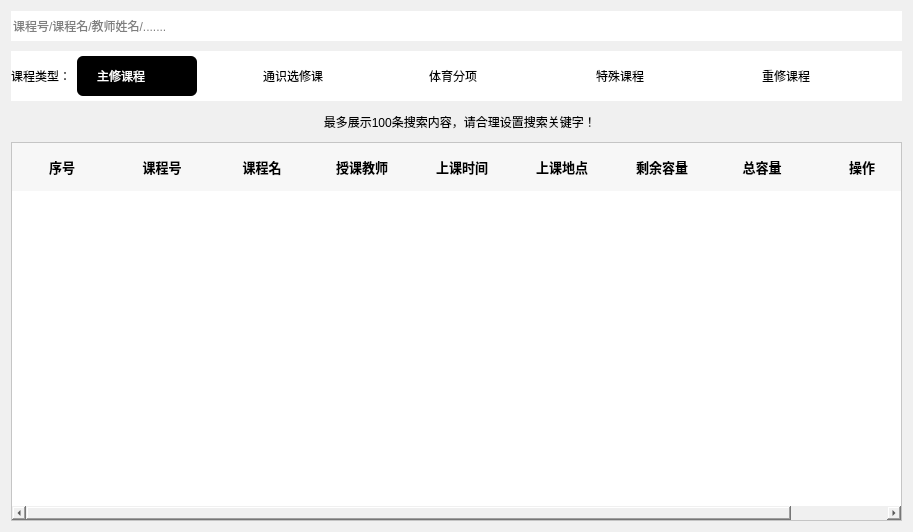
<?xml version="1.0" encoding="UTF-8"?>
<ui version="4.0">
 <class>AddPage</class>
 <widget class="QWidget" name="AddPage">
  <property name="geometry">
   <rect>
    <x>0</x>
    <y>0</y>
    <width>913</width>
    <height>532</height>
   </rect>
  </property>
  <property name="windowTitle">
   <string>Form</string>
  </property>
  <property name="styleSheet">
   <string notr="true">background-color: rgb(240, 240, 240);</string>
  </property>
  <layout class="QVBoxLayout" name="verticalLayout_2">
   <item>
    <layout class="QVBoxLayout" name="verticalLayout">
     <property name="spacing">
      <number>10</number>
     </property>
     <item>
      <widget class="QWidget" name="searchBox" native="true">
       <property name="minimumSize">
        <size>
         <width>0</width>
         <height>30</height>
        </size>
       </property>
       <property name="maximumSize">
        <size>
         <width>16777215</width>
         <height>30</height>
        </size>
       </property>
       <layout class="QHBoxLayout" name="horizontalLayout_3">
        <property name="leftMargin">
         <number>0</number>
        </property>
        <property name="topMargin">
         <number>0</number>
        </property>
        <property name="rightMargin">
         <number>0</number>
        </property>
        <property name="bottomMargin">
         <number>0</number>
        </property>
        <item>
         <layout class="QHBoxLayout" name="horizontalLayout_2">
          <property name="spacing">
           <number>0</number>
          </property>
          <property name="bottomMargin">
           <number>10</number>
          </property>
          <item alignment="Qt::AlignTop">
           <widget class="QLineEdit" name="context">
            <property name="minimumSize">
             <size>
              <width>0</width>
              <height>30</height>
             </size>
            </property>
            <property name="styleSheet">
             <string notr="true">border:none;
background-color: rgb(255, 255, 255);</string>
            </property>
            <property name="placeholderText">
             <string>课程号/课程名/教师姓名/.......</string>
            </property>
           </widget>
          </item>
          <item>
           <widget class="QToolButton" name="search">
            <property name="minimumSize">
             <size>
              <width>30</width>
              <height>30</height>
             </size>
            </property>
            <property name="maximumSize">
             <size>
              <width>30</width>
              <height>30</height>
             </size>
            </property>
            <property name="cursor">
             <cursorShape>PointingHandCursor</cursorShape>
            </property>
            <property name="styleSheet">
             <string notr="true">background-color: rgb(255, 255, 255);
border: none;</string>
            </property>
            <property name="text">
             <string/>
            </property>
            <property name="icon">
             <iconset resource="../../resource.qrc">
              <normaloff>:/icons/icons/add_page/search.png</normaloff>:/icons/icons/add_page/search.png</iconset>
            </property>
            <property name="iconSize">
             <size>
              <width>30</width>
              <height>30</height>
             </size>
            </property>
           </widget>
          </item>
         </layout>
        </item>
       </layout>
      </widget>
     </item>
     <item>
      <widget class="QWidget" name="RWLX" native="true">
       <property name="minimumSize">
        <size>
         <width>0</width>
         <height>50</height>
        </size>
       </property>
       <property name="maximumSize">
        <size>
         <width>16777215</width>
         <height>50</height>
        </size>
       </property>
       <property name="styleSheet">
        <string notr="true">background-color: rgb(255, 255, 255);</string>
       </property>
       <layout class="QHBoxLayout" name="horizontalLayout_4">
        <property name="leftMargin">
         <number>0</number>
        </property>
        <property name="topMargin">
         <number>0</number>
        </property>
        <property name="rightMargin">
         <number>0</number>
        </property>
        <property name="bottomMargin">
         <number>0</number>
        </property>
        <item>
         <layout class="QHBoxLayout" name="horizontalLayout">
          <item>
           <widget class="QLabel" name="label">
            <property name="sizePolicy">
             <sizepolicy hsizetype="Maximum" vsizetype="Preferred">
              <horstretch>0</horstretch>
              <verstretch>0</verstretch>
             </sizepolicy>
            </property>
            <property name="text">
             <string>课程类型：</string>
            </property>
           </widget>
          </item>
          <item alignment="Qt::AlignVCenter">
           <widget class="QRadioButton" name="b01">
            <property name="minimumSize">
             <size>
              <width>120</width>
              <height>40</height>
             </size>
            </property>
            <property name="maximumSize">
             <size>
              <width>120</width>
              <height>40</height>
             </size>
            </property>
            <property name="cursor">
             <cursorShape>PointingHandCursor</cursorShape>
            </property>
            <property name="styleSheet">
             <string notr="true">#b01{	
	
	background-color: rgba(255, 255, 255, 0);
	color :rgb(0,0,0);
	text-align: right;
	
}


#b01::indicator {
   
	height: 1px;
	
	background-color: rgba(255, 255, 255, 0);
	
}

#b01:hover{
	border: 3px solid rgb(0,0,0);
	border-radius: 6px;
	
	
}

#b01:checked{
	border-radius: 6px;
	background-color: rgb(0,0,0);
	color: rgb(255,255,255);
}</string>
            </property>
            <property name="text">
             <string comment="4">主修课程</string>
            </property>
            <property name="icon">
             <iconset resource="../../resource.qrc">
              <normaloff>:/icons/icons/add_page/zhuxiu_light.png</normaloff>:/icons/icons/add_page/zhuxiu_light.png</iconset>
            </property>
            <property name="iconSize">
             <size>
              <width>20</width>
              <height>20</height>
             </size>
            </property>
            <property name="checked">
             <bool>true</bool>
            </property>
           </widget>
          </item>
          <item>
           <spacer name="horizontalSpacer">
            <property name="orientation">
             <enum>Qt::Horizontal</enum>
            </property>
            <property name="sizeHint" stdset="0">
             <size>
              <width>0</width>
              <height>20</height>
             </size>
            </property>
           </spacer>
          </item>
          <item>
           <widget class="QRadioButton" name="b10">
            <property name="minimumSize">
             <size>
              <width>120</width>
              <height>40</height>
             </size>
            </property>
            <property name="maximumSize">
             <size>
              <width>120</width>
              <height>40</height>
             </size>
            </property>
            <property name="cursor">
             <cursorShape>PointingHandCursor</cursorShape>
            </property>
            <property name="styleSheet">
             <string notr="true">#b10{	
	
	background-color: rgba(255, 255, 255, 0);
	color :rgb(0,0,0);
	text-align: right;
	
}


#b10::indicator {
   
	height: 1px;
	
	background-color: rgba(255, 255, 255, 0);
	
}

#b10:hover{
	border: 3px solid rgb(0,0,0);
	border-radius: 6px;
	
	
}

#b10:checked{
	border-radius: 6px;
	background-color: rgb(0,0,0);
	color: rgb(255,255,255);
}</string>
            </property>
            <property name="text">
             <string>通识选修课</string>
            </property>
            <property name="icon">
             <iconset resource="../../resource.qrc">
              <normaloff>:/icons/icons/add_page/tongshi_dark.png</normaloff>:/icons/icons/add_page/tongshi_dark.png</iconset>
            </property>
            <property name="iconSize">
             <size>
              <width>20</width>
              <height>20</height>
             </size>
            </property>
           </widget>
          </item>
          <item>
           <spacer name="horizontalSpacer_2">
            <property name="orientation">
             <enum>Qt::Horizontal</enum>
            </property>
            <property name="sizeHint" stdset="0">
             <size>
              <width>0</width>
              <height>20</height>
             </size>
            </property>
           </spacer>
          </item>
          <item>
           <widget class="QRadioButton" name="b05">
            <property name="minimumSize">
             <size>
              <width>120</width>
              <height>40</height>
             </size>
            </property>
            <property name="maximumSize">
             <size>
              <width>120</width>
              <height>40</height>
             </size>
            </property>
            <property name="cursor">
             <cursorShape>PointingHandCursor</cursorShape>
            </property>
            <property name="styleSheet">
             <string notr="true">#b05{	
	
	background-color: rgba(255, 255, 255, 0);
	color :rgb(0,0,0);
	text-align: right;
	
}


#b05::indicator {
   
	height: 1px;
	
	background-color: rgba(255, 255, 255, 0);
	
}

#b05:hover{
	border: 3px solid rgb(0,0,0);
	border-radius: 6px;
	
	
}

#b05:checked{
	border-radius: 6px;
	background-color: rgb(0,0,0);
	color: rgb(255,255,255);
}</string>
            </property>
            <property name="text">
             <string>体育分项</string>
            </property>
            <property name="icon">
             <iconset resource="../../resource.qrc">
              <normaloff>:/icons/icons/add_page/PE_dark.png</normaloff>:/icons/icons/add_page/PE_dark.png</iconset>
            </property>
            <property name="iconSize">
             <size>
              <width>23</width>
              <height>23</height>
             </size>
            </property>
           </widget>
          </item>
          <item>
           <spacer name="horizontalSpacer_3">
            <property name="orientation">
             <enum>Qt::Horizontal</enum>
            </property>
            <property name="sizeHint" stdset="0">
             <size>
              <width>0</width>
              <height>20</height>
             </size>
            </property>
           </spacer>
          </item>
          <item>
           <widget class="QRadioButton" name="b09">
            <property name="minimumSize">
             <size>
              <width>120</width>
              <height>40</height>
             </size>
            </property>
            <property name="maximumSize">
             <size>
              <width>120</width>
              <height>40</height>
             </size>
            </property>
            <property name="cursor">
             <cursorShape>PointingHandCursor</cursorShape>
            </property>
            <property name="styleSheet">
             <string notr="true">#b09{	
	
	background-color: rgba(255, 255, 255, 0);
	color :rgb(0,0,0);
	text-align: right;
	
}


#b09::indicator {
   
	height: 1px;
	
	background-color: rgba(255, 255, 255, 0);
	
}

#b09:hover{
	border: 3px solid rgb(0,0,0);
	border-radius: 6px;
	
	
}

#b09:checked{
	border-radius: 6px;
	background-color: rgb(0,0,0);
	color: rgb(255,255,255);
}</string>
            </property>
            <property name="text">
             <string>特殊课程</string>
            </property>
            <property name="icon">
             <iconset resource="../../resource.qrc">
              <normaloff>:/icons/icons/add_page/special_dark.png</normaloff>:/icons/icons/add_page/special_dark.png</iconset>
            </property>
            <property name="iconSize">
             <size>
              <width>25</width>
              <height>25</height>
             </size>
            </property>
           </widget>
          </item>
          <item>
           <spacer name="horizontalSpacer_4">
            <property name="orientation">
             <enum>Qt::Horizontal</enum>
            </property>
            <property name="sizeHint" stdset="0">
             <size>
              <width>0</width>
              <height>20</height>
             </size>
            </property>
           </spacer>
          </item>
          <item>
           <widget class="QRadioButton" name="b08">
            <property name="minimumSize">
             <size>
              <width>120</width>
              <height>40</height>
             </size>
            </property>
            <property name="maximumSize">
             <size>
              <width>120</width>
              <height>40</height>
             </size>
            </property>
            <property name="cursor">
             <cursorShape>PointingHandCursor</cursorShape>
            </property>
            <property name="styleSheet">
             <string notr="true">#b08{	
	
	background-color: rgba(255, 255, 255, 0);
	color :rgb(0,0,0);
	text-align: right;
	
}


#b08::indicator {
   
	height: 1px;
	
	background-color: rgba(255, 255, 255, 0);
	
}

#b08:hover{
	border: 3px solid rgb(0,0,0);
	border-radius: 6px;
	
	
}

#b08:checked{
	border-radius: 6px;
	background-color: rgb(0,0,0);
	color: rgb(255,255,255);
}</string>
            </property>
            <property name="text">
             <string>重修课程</string>
            </property>
            <property name="icon">
             <iconset resource="../../resource.qrc">
              <normaloff>:/icons/icons/add_page/chongxiu_dark.png</normaloff>:/icons/icons/add_page/chongxiu_dark.png</iconset>
            </property>
            <property name="iconSize">
             <size>
              <width>20</width>
              <height>20</height>
             </size>
            </property>
           </widget>
          </item>
          <item>
           <spacer name="horizontalSpacer_5">
            <property name="orientation">
             <enum>Qt::Horizontal</enum>
            </property>
            <property name="sizeHint" stdset="0">
             <size>
              <width>40</width>
              <height>20</height>
             </size>
            </property>
           </spacer>
          </item>
         </layout>
        </item>
       </layout>
      </widget>
     </item>
     <item>
      <widget class="QToolButton" name="info">
       <property name="sizePolicy">
        <sizepolicy hsizetype="Minimum" vsizetype="Fixed">
         <horstretch>0</horstretch>
         <verstretch>0</verstretch>
        </sizepolicy>
       </property>
       <property name="styleSheet">
        <string notr="true">border: none</string>
       </property>
       <property name="text">
        <string>  最多展示100条搜索内容，请合理设置搜索关键字！</string>
       </property>
       <property name="icon">
        <iconset resource="../../resource.qrc">
         <normaloff>:/icons/icons/add_page/warning.png</normaloff>:/icons/icons/add_page/warning.png</iconset>
       </property>
       <property name="iconSize">
        <size>
         <width>20</width>
         <height>20</height>
        </size>
       </property>
       <property name="toolButtonStyle">
        <enum>Qt::ToolButtonTextBesideIcon</enum>
       </property>
       <property name="autoRaise">
        <bool>false</bool>
       </property>
      </widget>
     </item>
     <item>
      <widget class="QTableWidget" name="table">
       <property name="sizePolicy">
        <sizepolicy hsizetype="Preferred" vsizetype="Preferred">
         <horstretch>0</horstretch>
         <verstretch>0</verstretch>
        </sizepolicy>
       </property>
       <property name="minimumSize">
        <size>
         <width>800</width>
         <height>0</height>
        </size>
       </property>
       <property name="cursor" stdset="0">
        <cursorShape>ArrowCursor</cursorShape>
       </property>
       <property name="toolTipDuration">
        <number>4</number>
       </property>
       <property name="styleSheet">
        <string notr="true">QHeaderView::section
{
	background-color: #f7f7f7;
	font:13px ;
	font-weight: bold;
	border: None;
	line-height: 18px;
	height:48px;

}
 #table{
	gridline-color: white;
	background-color: rgb(255,255,255);
	selection-color: rgb(0, 0, 0);


}

 #table::item{
	border-bottom: 1px solid #d6d9dc;
	height:48px;
	
}
 #table::item:selected{
	color: rgb(0, 0, 0);
	background-color: rgb(234, 243, 253);
}


 #table::item:hover{
	background-color:rgb(234, 243, 253);
}

</string>
       </property>
       <property name="editTriggers">
        <set>QAbstractItemView::NoEditTriggers</set>
       </property>
       <property name="selectionMode">
        <enum>QAbstractItemView::SingleSelection</enum>
       </property>
       <property name="selectionBehavior">
        <enum>QAbstractItemView::SelectRows</enum>
       </property>
       <property name="showGrid">
        <bool>false</bool>
       </property>
       <property name="gridStyle">
        <enum>Qt::SolidLine</enum>
       </property>
       <property name="sortingEnabled">
        <bool>true</bool>
       </property>
       <attribute name="horizontalHeaderStretchLastSection">
        <bool>true</bool>
       </attribute>
       <attribute name="verticalHeaderVisible">
        <bool>false</bool>
       </attribute>
       <attribute name="verticalHeaderCascadingSectionResizes">
        <bool>false</bool>
       </attribute>
       <attribute name="verticalHeaderDefaultSectionSize">
        <number>48</number>
       </attribute>
       <column>
        <property name="text">
         <string>序号</string>
        </property>
       </column>
       <column>
        <property name="text">
         <string>课程号</string>
        </property>
       </column>
       <column>
        <property name="text">
         <string>课程名</string>
        </property>
       </column>
       <column>
        <property name="text">
         <string>授课教师</string>
        </property>
       </column>
       <column>
        <property name="text">
         <string>上课时间</string>
        </property>
       </column>
       <column>
        <property name="text">
         <string>上课地点</string>
        </property>
       </column>
       <column>
        <property name="text">
         <string>剩余容量</string>
        </property>
       </column>
       <column>
        <property name="text">
         <string>总容量</string>
        </property>
       </column>
       <column>
        <property name="text">
         <string>操作</string>
        </property>
       </column>
      </widget>
     </item>
    </layout>
   </item>
  </layout>
 </widget>
 <resources>
  <include location="../../resource.qrc"/>
 </resources>
 <connections/>
</ui>
